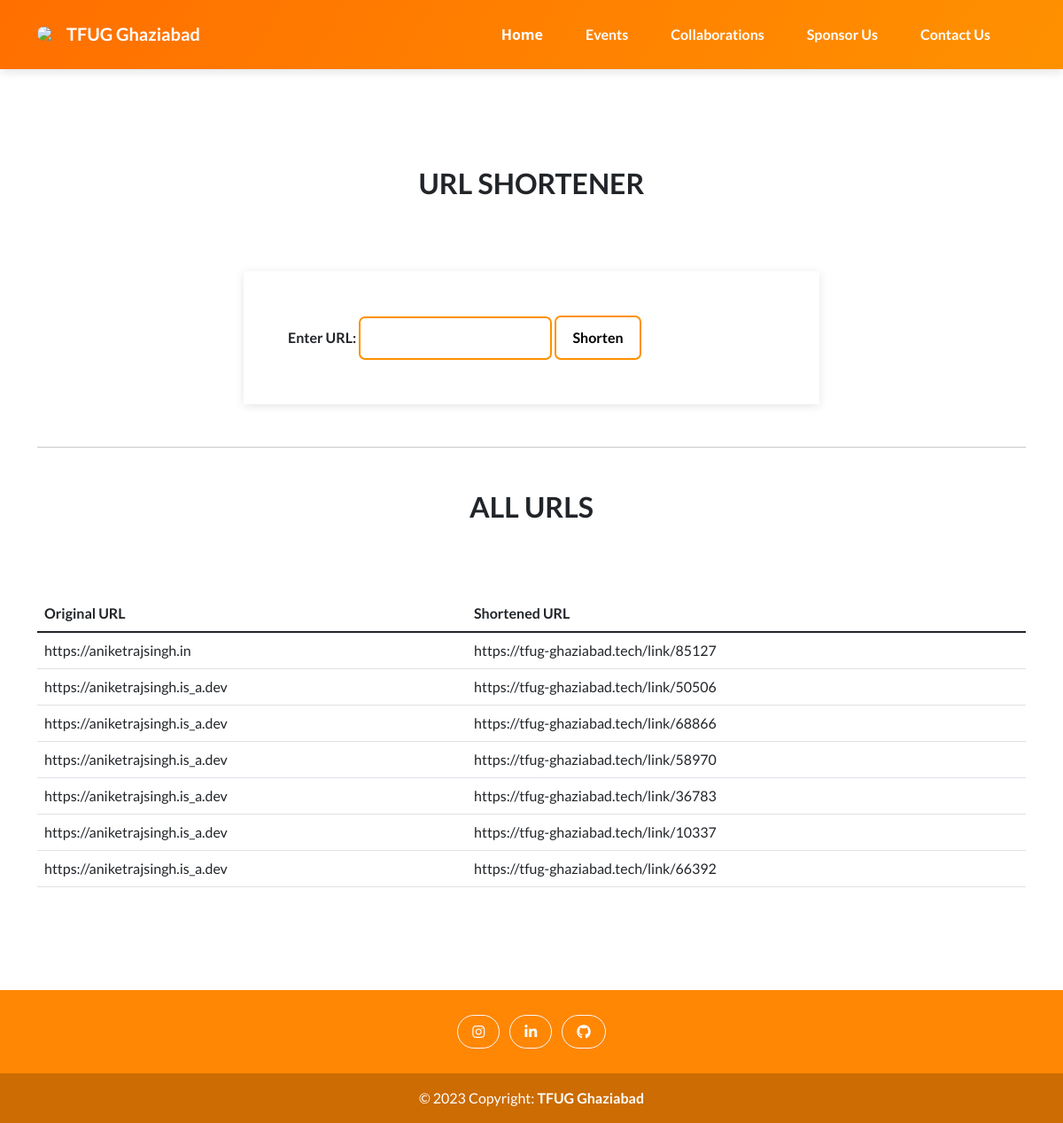
/link/url_tfugifier/, run on an earlier commit of the app's database.
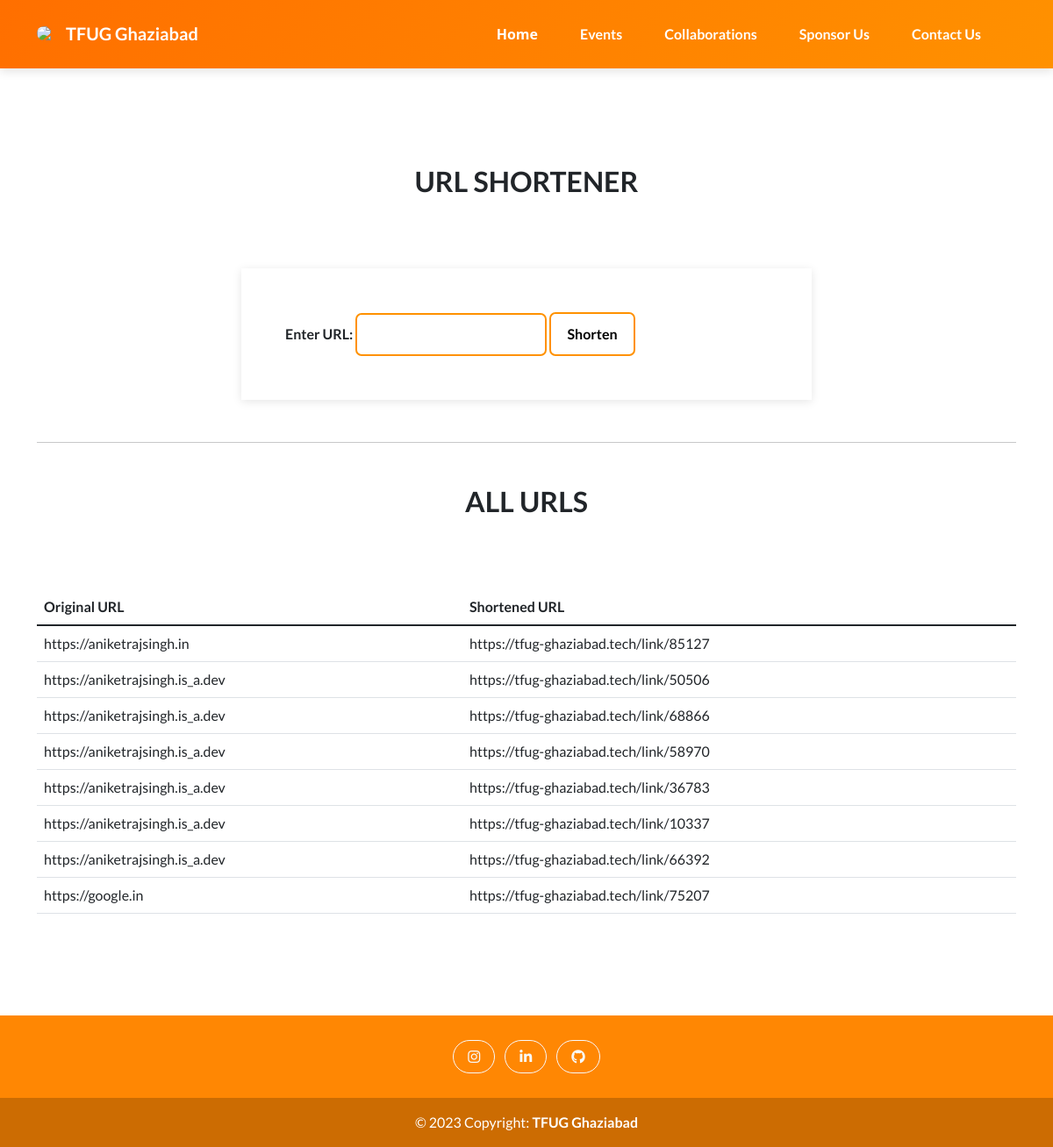
And on a later commit of the database.
### urlshortener/models.py (models this page shows, shortened)
class URL(models.Model):
    original_url = models.URLField()
    short_code = models.CharField(max_length=10, unique=True, blank=True)
    tfug_url = models.URLField(blank=True)

### urlshortener/views.py (the view)
# urls.py: path('url_tfugifier/', urlshortner, name='urlshortner'),
def urlshortner(request):
    if request.method == 'POST':
        original_url = request.POST['original_url']
        url_instance = URL(original_url=original_url)
        url_instance.save()
        short_url = url_instance.tfug_url
    else:
        short_url = None
    urls = URL.objects.all()
    return render(request, 'urlshortner.html', {'short_url': short_url, 'urls': urls})

### template/urlshortner.html (shortened to what the changed rows need)
<!DOCTYPE html>
<html>
<head>
    <link rel="stylesheet" href="/static/assets/bootstrap/css/bootstrap.min.css">
    <link rel="stylesheet" href="https://cdnjs.cloudflare.com/ajax/libs/ionicons/2.0.1/css/ionicons.min.css">
    <link rel="stylesheet" href="https://cdnjs.cloudflare.com/ajax/libs/pikaday/1.6.1/css/pikaday.min.css">
    <link rel="stylesheet" href="https://cdnjs.cloudflare.com/ajax/libs/font-awesome/6.4.2/css/all.min.css"
 />
</head>
<body>
    <main class="page projects-page">
        <section class="portfolio-block projects-cards">
            <div class="container">
                <div class="heading">
                    <h2>URL Shortener</h2>
                </div>
                <div class="row">
                    <div class="col-md-12">
                        <div class="heading mt-5">
                            <h2>All URLS </h2>
                        </div>
                        <table class="table">
                            <thead>
                                <tr>
                                    <th>Original URL</th>
                                    <th>Shortened URL</th>
                                </tr>
                            </thead>
                            <tbody>
                                {% for url in urls %}
                                <tr>
                                    <td>{{ url.original_url }}</td>
                                    <td><a href="{{ url.tfug_url }}" target="_blank">{{ url.tfug_url }}</a></td>
                                </tr>
                                {% endfor %}
                            </tbody>
                        </table>
                    </div>
                </div>
            </div>
        </section>
    </main>
</body>
</html>

What changed in the data, as far as the page shows it:
added URL: original_url "https://google.in", tfug_url "https://tfug-ghaziabad.tech/link/75207"
